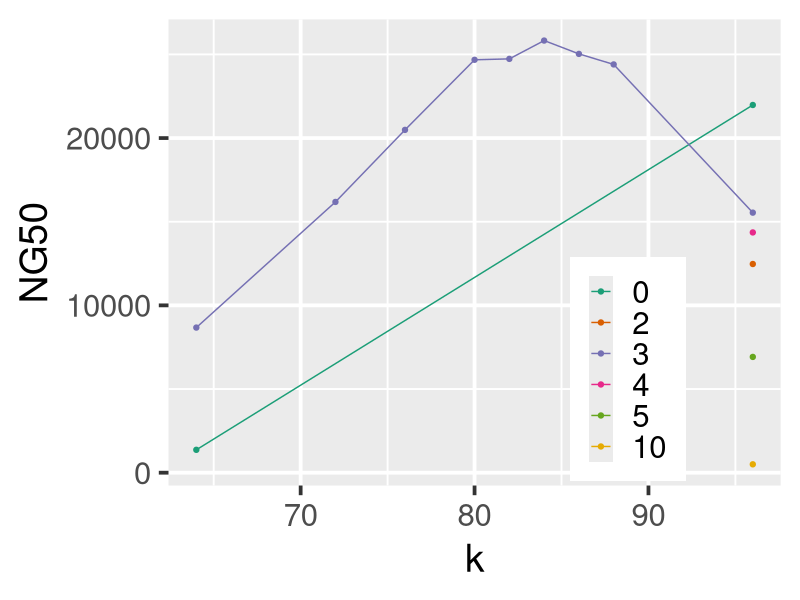
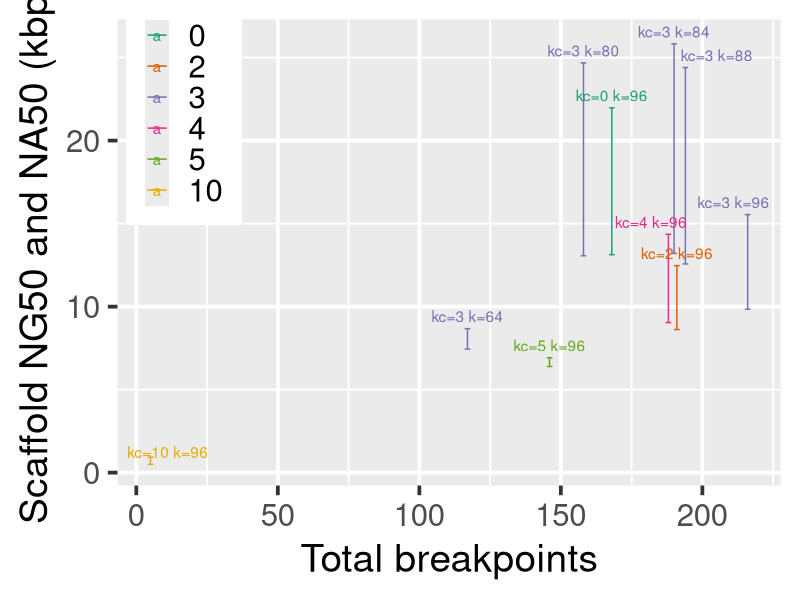
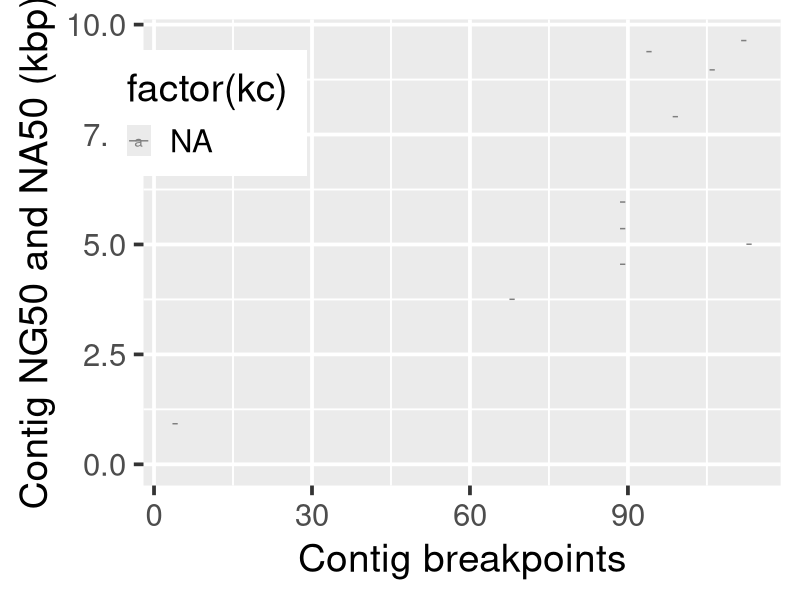

Write the R code that produced these figures, in order.
## ---- chunk 1
library(dplyr)
library(ggplot2)
library(ggrepel)
library(knitr)
library(magrittr)
library(readr)
library(tidyr)
## ---- chunk 2
assembly_data_orig <- read_tsv("abyss-fac.tsv")
aligned_data_orig <- read_tsv("samtobreak.tsv")
## ---- chunk 3
assembly_data <- assembly_data_orig %>%
	mutate(Directory = dirname(name), File = basename(name)) %>%
  separate(Directory, c("Assembler", "Version", "k", "kc"), sep = "/", remove = FALSE) %>%
  mutate(
    kc = as.integer(sub("kc", "", kc)),
    k = as.integer(sub("k", "", k))) %>%
  replace_na(list(kc = 0)) %>%
	separate(File, c("Species", "Stage", "Ext")) %>%
	select(-Ext) %>%
  filter(Assembler != ".")

aligned_data <- aligned_data_orig %>%
	mutate(Directory = dirname(File), File = basename(File)) %>%
		separate(File, c("Reference", "Species", "Stage", "Ext")) %>%
		select(-Reference, -Ext)

scaffold_data <- left_join(aligned_data %>% mutate(Stage = "scaffolds"), assembly_data,
		by = c("Directory", "Species", "Stage")) %>%
		mutate(Directory = factor(Directory, unique(Directory)),
			Stage = factor(Stage, unique(Stage)))

contig_data <- left_join(aligned_data, assembly_data,
		by = c("Directory", "Species", "Stage")) %>%
		mutate(Directory = factor(Directory, unique(Directory)),
			Stage = factor(Stage, unique(Stage)))
## ---- chunk 4
ggplot(assembly_data) +
	aes(x = k, y = NG50, colour = factor(kc), group = factor(kc)) +
  geom_line() +
  geom_point() +
	scale_colour_brewer(name = NULL, palette = "Dark2") +
	theme_grey(28) +
	theme(legend.position = c(.75, .25)) +
  xlim(64, 96)
## ---- chunk 5
ggplot(scaffold_data) +
	aes(x = Total_breakpoints, label = paste0("kc=", kc, " k=", k), colour = factor(kc), group = factor(kc)) +
	xlab("Total breakpoints") + ylab("Scaffold NG50 and NA50 (kbp)") +
	geom_errorbar(aes(ymin = Scaffold_NA50 / 1e3, ymax = NG50 / 1e3), width = 2) +
	geom_text_repel(aes(y = NG50 / 1e3),
		nudge_y = 0.2, segment.color = "#cccccc") +
	scale_colour_brewer(name = NULL, palette = "Dark2") +
	theme_grey(28) +
	theme(legend.position = c(0.1, .8))
## ---- chunk 6
ggplot(contig_data) +
	aes(x = Contig_breakpoints, label = paste0("kc=", kc, " k=", k), colour = factor(kc), group = factor(kc)) +
	xlab("Contig breakpoints") + ylab("Contig NG50 and NA50 (kbp)") +
	geom_errorbar(aes(ymin = Contig_NA50 / 1e3, ymax = NG50 / 1e3), width = 1) +
	geom_text_repel(aes(y = NG50 / 1e3),
		nudge_y = 0.2, segment.color = "#cccccc") +
	theme_grey(28) +
  theme(legend.position = c(0.1, .8)) +
  ylim(0, NA)
## ---- chunk 7
kable(scaffold_data)
## ---- chunk 8
kable(assembly_data)
## ---- chunk 9
kable(aligned_data)
